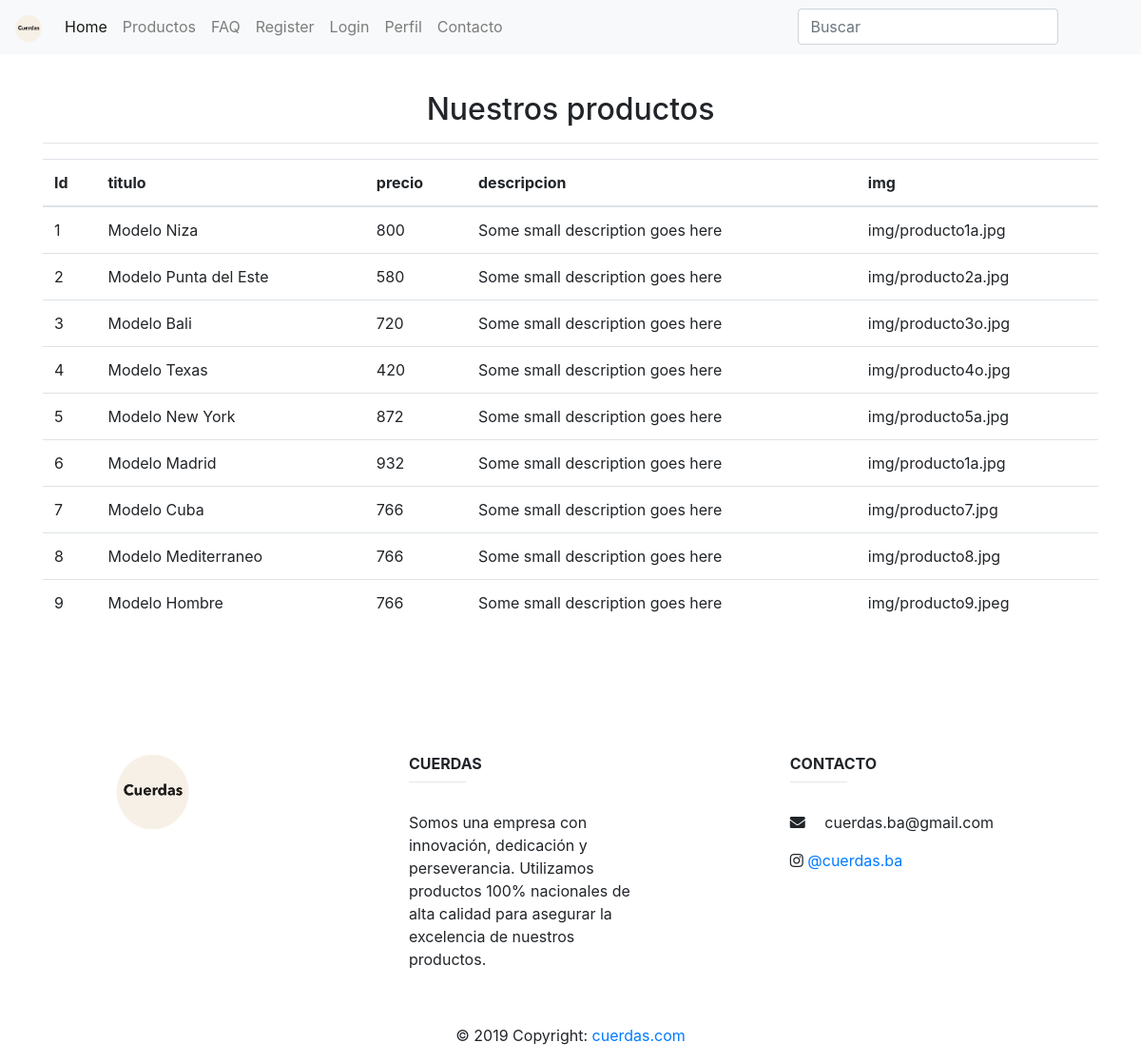
The page /crudproductos.php on the database its author committed.
### tables this page shows
CREATE TABLE `productos` (
  `id` int(11) NOT NULL,
  `titulo` varchar(100) NOT NULL,
  `precio` int(11) NOT NULL,
  `descp` varchar(100) NOT NULL,
  `img` varchar(100) NOT NULL,
  PRIMARY KEY (`id`)
);

### loader.php (called while the page is built, shortened)
<?php
require_once('clases/consultaBase.php');
$consulta = new Consulta();

### clases/consultaBase.php (called while the page is built, shortened)
<?php
require_once('loader.php');
class Consulta{
    public function listarProductos($bd,$productos){
        $sql = "select * from $productos";
        $query = $bd->prepare($sql);
        $query->execute();
        $productos = $query->fetchAll(PDO::FETCH_ASSOC);
        return $productos;
    }
}

### crudproductos.php (the view, shortened to what this page needs)
<?php
require_once('loader.php');
if ($_GET && !empty(trim('busqueda'))){
    $productos = $consulta->buscarProductos($bd,'productos',$_GET['busqueda']);
  }else{
    $productos = $consulta->listarProductos($bd,'productos');
  }
?>
<?php
require_once('styles.php');
?>
	 <link rel="stylesheet" href="css/products.css">
</head>
<body>
     <?php
require_once('navbar.php');
?>
<br><br><br>
  <div class="container">
<br>
<h2 class="text-center">Nuestros productos <a href="#"></a></h2>
<hr>
<table class="table">
        <thead>
          <tr>
            <th>Id</th>
            <th>titulo</th>
            <th>precio</th>
            <th>descripcion</th>
            <th>img</th>
          </tr>
        </thead>
        <tbody>
          <?php foreach ($productos as $key => $value) :?>
            <tr>
              <td><?=$value['id'];?></td>
              <td><?=$value['titulo'];?></td>
			        <td><?=$value['precio'];?></td>
			        <td><?=$value['descp'];?></td>
			        <td><?=$value['img'];?></td>
            </tr>
          <?php endforeach;?>
        </tbody>
      </table>
<br><br><br>
<?php
 require_once('footer.php');
?>
</body>
</html>

### styles.php (shortened to what this page needs)
<!DOCTYPE html>
     <html lang="es">
     <head>
          <link rel="stylesheet" href="https://stackpath.bootstrapcdn.com/bootstrap/4.3.1/css/bootstrap.min.css">
          <link rel="stylesheet" href="https://use.fontawesome.com/releases/v5.7.2/css/all.css"/>
          <link rel="stylesheet" href="https://cdnjs.cloudflare.com/ajax/libs/font-awesome/4.7.0/css/font-awesome.min.css">

### navbar.php (shortened to what this page needs)
<?php require_once('loader.php');
?>
<nav class="navbar navbar-expand-md navbar-light bg-light fixed-top">
         <a href="index.php" class="navbar-brand">
             <img src="./img/logo.png" height="28" alt="CoolBrand">
         </a>
         <div class="collapse navbar-collapse" id="navbarCollapse">
             <div class="navbar-nav">
            <?php if($_SESSION):?>
               <?php if ( $_SESSION['role'] == 2):  ?>
                   <a href="index.php" class="nav-item nav-link active">Home</a>
                 <a href="products.php" class="nav-item nav-link">Productos</a>
                 <a href="faq.php" class="nav-item nav-link">FAQ</a>
                 <a href="user.php" class="nav-item nav-link">Perfil</a>
                 <a href="#footer" class="nav-item nav-link">Contacto</a>
                 <a href="user.php" class="nav-item nav-link text-danger font-weight-bolder">Hola Administrador <?=$_SESSION['usuario'] ?></a>
                 <a href="crudproductos.php" class="btn btn-warning">CRUD Productos</a>
                 <a href="sessiondestroy.php" class="nav-item nav-link">Cerrar sesion</a>
               <?php  elseif (isset($_SESSION['email'])): ?>
                 <a href="index.php" class="nav-item nav-link active">Home</a>
                 <a href="products.php" class="nav-item nav-link">Productos</a>
                 <a href="faq.php" class="nav-item nav-link">FAQ</a>
                 <a href="user.php" class="nav-item nav-link">Perfil</a>
                 <a href="#footer" class="nav-item nav-link">Contacto</a>
                 <a href="sessiondestroy.php" class="nav-item nav-link">Cerrar sesion</a>
                 <a href="user.php" class="nav-item nav-link text-danger font-weight-bolder">Hola <?=$_SESSION['usuario']?></a>
               <?php endif;?>
             <?php else :?>
                  <a href="index.php" class="nav-item nav-link active">Home</a>
                  <a href="products.php" class="nav-item nav-link">Productos</a>
                  <a href="faq.php" class="nav-item nav-link">FAQ</a>
                  <a href="register.php" class="nav-item nav-link">Register</a>
                  <a href="login.php" class="nav-item nav-link">Login</a>
                 <a href="user.php" class="nav-item nav-link">Perfil</a>
                 <a href="#footer" class="nav-item nav-link">Contacto</a>
             <?php endif ?>
             </div>
             <form class="form-inline ml-auto" action="" method="get">
                 <input type="text" class="form-control mr-sm-2" name="busqueda" placeholder="Buscar">
                 <button type="submit" class="btn btn-outline-light">dale!</button>
             </form>
         </div>
     </nav>

### footer.php
<footer id="footer" class="page-footer font-small unique-color-dark">
  <div class="container text-center text-md-left mt-5">
    <div class="row mt-3">
      <div class="col-md-3 col-lg-2 col-xl-2 mx-auto mb-4">
          <img src="./img/logo.png" class="w-50 logo-footer" >
        </div>
      <div class="col-md-3 col-lg-4 col-xl-3 mx-auto mb-4">
        <h6 class="text-uppercase font-weight-bold">Cuerdas</h6>
        <hr class="deep-purple accent-2 mb-4 mt-0 d-inline-block mx-auto" style="width: 60px;">
        <p>Somos una empresa con innovación, dedicación y perseverancia.
          Utilizamos productos 100% nacionales de alta calidad para asegurar
          la excelencia de nuestros productos.</p>
      </div>
      <div class="col-md-4 col-lg-3 col-xl-3 mx-auto mb-md-0 mb-4">
        <h6 class="text-uppercase font-weight-bold">Contacto</h6>
        <hr class="deep-purple accent-2 mb-4 mt-0 d-inline-block mx-auto" style="width: 60px;">
        <p>
          <i class="fas fa-envelope mr-3"></i> cuerdas.ba@gmail.com</p>
        <p>
            <i class="fab fa-instagram" aria-hidden="true"></i>
          <a href="https://www.instagram.com/cuerdas.ba/">    @cuerdas.ba</a></p>
      </div>
    </div>
  </div>
  <div class="footer-copyright text-center py-3">© 2019 Copyright:
    <a href="https://mdbootstrap.com/education/bootstrap/"> cuerdas.com</a>
  </div>
</footer>

### rows shown on the page
productos: id "1", titulo "Modelo Niza", precio "800", descp "Some small description goes here", img "img/producto1a.jpg"
productos: id "2", titulo "Modelo Punta del Este", precio "580", descp "Some small description goes here", img "img/producto2a.jpg"
productos: id "3", titulo "Modelo Bali", precio "720", descp "Some small description goes here", img "img/producto3o.jpg"
productos: id "4", titulo "Modelo Texas", precio "420", descp "Some small description goes here", img "img/producto4o.jpg"
productos: id "5", titulo "Modelo New York", precio "872", descp "Some small description goes here", img "img/producto5a.jpg"
productos: id "6", titulo "Modelo Madrid", precio "932", descp "Some small description goes here", img "img/producto1a.jpg"
productos: id "7", titulo "Modelo Cuba", precio "766", descp "Some small description goes here", img "img/producto7.jpg"
productos: id "8", titulo "Modelo Mediterraneo", precio "766", descp "Some small description goes here", img "img/producto8.jpg"
productos: id "9", titulo "Modelo Hombre", precio "766", descp "Some small description goes here", img "img/producto9.jpeg"
